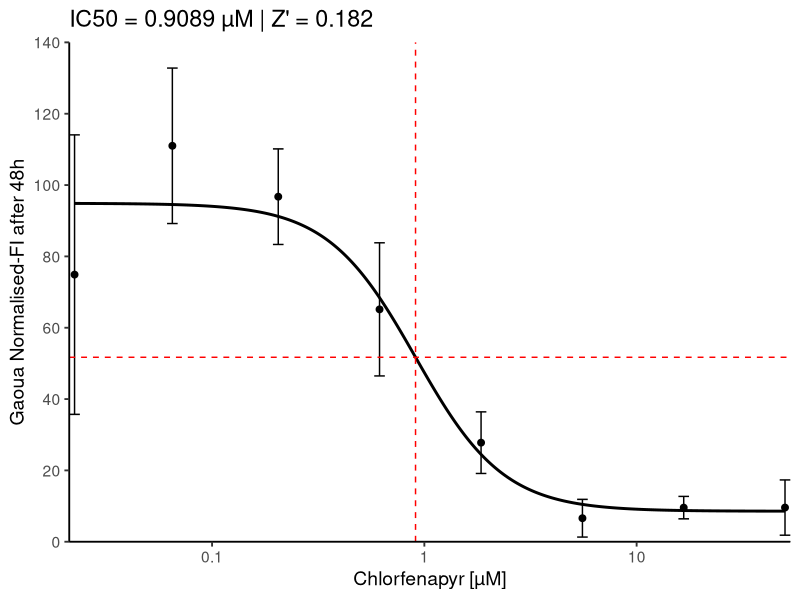

Write the R code that produced this figure.
# Pakete laden
library(ggplot2)

# Beispiel: Vektoren (durch deine Daten ersetzen)
q <- c(50, 16.665,	5.555, 	1.85, 	0.615, 	0.205, 	0.065, 	0.0225)
w <- c(9.585620817,	9.571331879,	6.599984959,	27.78145446,	65.15078589,	96.73760999,	111.0039859,	74.89283297
	)
e <- c(7.747074991,	3.144989752,	5.284419017,	8.634559907,	18.6633,	13.396889,	21.7981314,	39.18011548
)
neg_ctrl <- c(-11.23561706,
              -2.821689103,
              -0.646762428,
              2.367451305
)
pos_ctrl <- c(83.5045499,
              126.3984357,
              110.3677521,
              79.72926224
)


data <- data.frame(Konzentration = q, Wirkung = w, SD = e)

# ---------------------------
# y-Achse
# ---------------------------
y_min <- floor(min(w - e) / 20) * 20
y_max <- ceiling(max(w + e) / 20) * 20

# ---------------------------
# Sigmoid-Funktion
# ---------------------------
sigmoid <- function(conc, bottom, top, logLC50, slope) {
  bottom + (top - bottom) / (1 + exp(slope * (log(conc) - logLC50)))
}

# ---------------------------
# Fit
# ---------------------------
fit <- nls(
  Wirkung ~ sigmoid(Konzentration, bottom, top, logLC50, slope),
  data = data,
  start = list(
    bottom = min(w),
    top = max(w),
    logLC50 = log(median(q)),
    slope = 1.5
  ),
  control = nls.control(maxiter = 5000, warnOnly = TRUE)
)

coef_fit <- coef(fit)

# ---------------------------
# LC50
# ---------------------------
target_y <- coef_fit["bottom"] +
  (coef_fit["top"] - coef_fit["bottom"]) / 2

LC50_numeric <- tryCatch({
  uniroot(
    function(x)
      sigmoid(x,
              coef_fit["bottom"],
              coef_fit["top"],
              coef_fit["logLC50"],
              coef_fit["slope"]) - target_y,
    lower = min(q) / 10,
    upper = max(q) * 10
  )$root
}, error = function(e) NA)

# ---------------------------
# Z'-Faktor
# ---------------------------
z_prime <- 1 - (3 * (sd(pos_ctrl) + sd(neg_ctrl))) /
  abs(mean(pos_ctrl) - mean(neg_ctrl))

# ---------------------------
# Kurve
# ---------------------------
q_pred <- exp(seq(log(min(q)), log(max(q)), length.out = 400))

curve_data <- data.frame(
  Konzentration = q_pred,
  Wirkung = sigmoid(
    q_pred,
    coef_fit["bottom"],
    coef_fit["top"],
    coef_fit["logLC50"],
    coef_fit["slope"]
  )
)

# ---------------------------
# Plot
# ---------------------------
ggplot(data, aes(x = Konzentration, y = Wirkung)) +
  geom_point(size = 2, color = "black") +
  geom_errorbar(aes(ymin = Wirkung - SD, ymax = Wirkung + SD),
                width = 0.05, color = "black") +
  geom_line(data = curve_data,
            aes(x = Konzentration, y = Wirkung),
            color = "black", linewidth = 1) +
  geom_vline(xintercept = LC50_numeric, color = "red", linetype = "dashed") +
  geom_hline(yintercept = target_y, color = "red", linetype = "dashed") +
  scale_x_log10(
    expand = c(0, 0),
    breaks = scales::log_breaks()(q),
    labels = function(x) round(x, 3)
  ) +
  scale_y_continuous(
    limits = c(y_min, y_max),
    breaks = seq(y_min, y_max, by = 20),
    expand = c(0, 0)
  ) +
  geom_hline(yintercept = 0, linewidth = 0.5, color = "black") +
  theme_classic(base_size = 14) +
  labs(
    x = "Chlorfenapyr [µM]",
    y = "Gaoua Normalised-FI after 48h",
    title = paste0(
      "IC50 = ",
      ifelse(is.na(LC50_numeric), "nicht bestimmbar", round(LC50_numeric, 4)),
      " µM | Z' = ",
      round(z_prime, 3)
    )
  )
